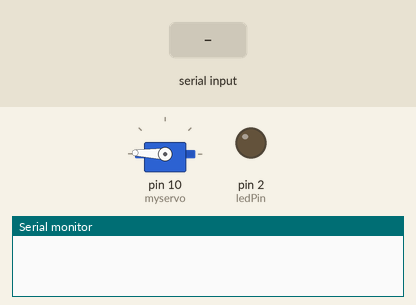
A sketch run on a simulated Arduino Uno, built with avr-gcc and run on an emulated ATmega328P. On the bench: servo, output pins drawn as LEDs (lit = HIGH), the last lines printed to the serial monitor. The test bench sets the inputs (shaded band).

Above: at 1.2 s.
1.3 s: byte 1 (1) received over Serial
At 2.9 s:
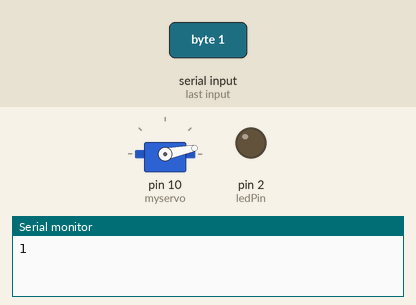
3.7 s: byte 0 (0) received over Serial
At 4.16 s:
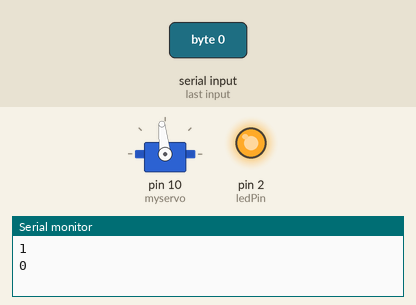
Timing chart, 0 to 6.7 s (numbered marks = the images above; inputs shaded):
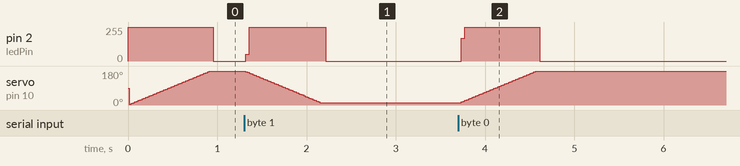

Measured:
- after the input at 1.3 s, pin 2 (ledPin): 0/255 → 255/255 at once, → 0/255 0.90 s later; servo on pin 10 (myservo): moves from 178° to 11° over 0.86 s, starting at once
- after the input at 3.7 s, pin 2 (ledPin): 0/255 → 255/255 at once, → 0/255 0.88 s later; servo on pin 10 (myservo): moves from 11° to 178° over 0.86 s, starting at once

The sketch:

simpleSend.ino
```cpp
/* Include the servo library */
#include <Servo.h>

const int ledPin = 2;      // the pin that the LED is attached to

// The serial byte that will be passed from the app
byte serialA;


// Default servo values
int dir = 0;
int pos = 1;
int del = 1;

Servo myservo;  // create servo object to control a servo

Servo a1;

void setup() {
  // initialize the serial communication:
  Serial.begin(9600); //baud rate - make sure it matches that of the module you got. Should be 9600.

  // initialize the ledPin as an output:
  pinMode(ledPin, OUTPUT);

  // attach the servo to the pin:
  myservo.attach(10);  // attaches the servo on pin 9 to the servo object
}

void loop() {
  // Move the servo, as needed
  if (dir == 1) {
    digitalWrite(ledPin, HIGH);

    if (pos < 179) {
      pos++;
    }

    if (pos != 179) {
      myservo.write(pos);
    } else {
      dir = 0;
      digitalWrite(ledPin, LOW);
    }
  } else if (dir == -1) {
    digitalWrite(ledPin, HIGH);

    if (pos > 10) {
      pos--;
    }

    if (pos != 10) {
      myservo.write(pos);
    } else {
      dir = 0;
      digitalWrite(ledPin, LOW);
    }
  } else {
    digitalWrite(ledPin, LOW);
  }


  // Get the serial data from the app
  if (Serial.available() > 0) {
    serialA = Serial.read();
    Serial.println(serialA);
  }


  // Update movements based on serial data
  switch (serialA) {
    case 0:
      dir = 1;
      break;
    case 1:
      dir = -1;
      break;
    case 2:
      dir = 0;
      break;
    default:
      //Serial.println("Unrecognized");
      break;
  }

  delay(5);
}
```
